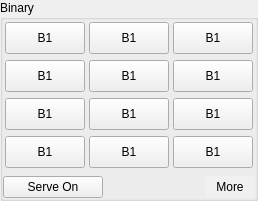
          <widget class="QGroupBox" name="groupBox_3">
           <property name="title">
            <string>Binary</string>
           </property>
           <layout class="QVBoxLayout" name="verticalLayout">
            <property name="leftMargin">
             <number>0</number>
            </property>
            <property name="topMargin">
             <number>0</number>
            </property>
            <property name="rightMargin">
             <number>0</number>
            </property>
            <property name="bottomMargin">
             <number>0</number>
            </property>
            <item>
             <widget class="QWidget" name="bGroup" native="true">
              <property name="sizePolicy">
               <sizepolicy hsizetype="Preferred" vsizetype="Expanding">
                <horstretch>0</horstretch>
                <verstretch>0</verstretch>
               </sizepolicy>
              </property>
              <layout class="QGridLayout" name="gridLayout_4">
               <property name="leftMargin">
                <number>2</number>
               </property>
               <property name="topMargin">
                <number>2</number>
               </property>
               <property name="rightMargin">
                <number>2</number>
               </property>
               <property name="bottomMargin">
                <number>2</number>
               </property>
               <property name="horizontalSpacing">
                <number>4</number>
               </property>
               <item row="1" column="2">
                <widget class="QPushButton" name="b6">
                 <property name="sizePolicy">
                  <sizepolicy hsizetype="Minimum" vsizetype="Expanding">
                   <horstretch>0</horstretch>
                   <verstretch>0</verstretch>
                  </sizepolicy>
                 </property>
                 <property name="minimumSize">
                  <size>
                   <width>0</width>
                   <height>32</height>
                  </size>
                 </property>
                 <property name="maximumSize">
                  <size>
                   <width>16777215</width>
                   <height>48</height>
                  </size>
                 </property>
                 <property name="text">
                  <string>B1</string>
                 </property>
                 <attribute name="buttonGroup">
                  <string notr="true">shortcutGroup</string>
                 </attribute>
                </widget>
               </item>
               <item row="1" column="1">
                <widget class="QPushButton" name="b5">
                 <property name="sizePolicy">
                  <sizepolicy hsizetype="Minimum" vsizetype="Expanding">
                   <horstretch>0</horstretch>
                   <verstretch>0</verstretch>
                  </sizepolicy>
                 </property>
                 <property name="minimumSize">
                  <size>
                   <width>0</width>
                   <height>32</height>
                  </size>
                 </property>
                 <property name="maximumSize">
                  <size>
                   <width>16777215</width>
                   <height>48</height>
                  </size>
                 </property>
                 <property name="text">
                  <string>B1</string>
                 </property>
                 <attribute name="buttonGroup">
                  <string notr="true">shortcutGroup</string>
                 </attribute>
                </widget>
               </item>
               <item row="3" column="2">
                <widget class="QPushButton" name="b12">
                 <property name="sizePolicy">
                  <sizepolicy hsizetype="Minimum" vsizetype="Expanding">
                   <horstretch>0</horstretch>
                   <verstretch>0</verstretch>
                  </sizepolicy>
                 </property>
                 <property name="minimumSize">
                  <size>
                   <width>0</width>
                   <height>32</height>
                  </size>
                 </property>
                 <property name="maximumSize">
                  <size>
                   <width>16777215</width>
                   <height>48</height>
                  </size>
                 </property>
                 <property name="text">
                  <string>B1</string>
                 </property>
                 <attribute name="buttonGroup">
                  <string notr="true">shortcutGroup</string>
                 </attribute>
                </widget>
               </item>
               <item row="2" column="1">
                <widget class="QPushButton" name="b8">
                 <property name="sizePolicy">
                  <sizepolicy hsizetype="Minimum" vsizetype="Expanding">
                   <horstretch>0</horstretch>
                   <verstretch>0</verstretch>
                  </sizepolicy>
                 </property>
                 <property name="minimumSize">
                  <size>
                   <width>0</width>
                   <height>32</height>
                  </size>
                 </property>
                 <property name="maximumSize">
                  <size>
                   <width>16777215</width>
                   <height>48</height>
                  </size>
                 </property>
                 <property name="text">
                  <string>B1</string>
                 </property>
                 <attribute name="buttonGroup">
                  <string notr="true">shortcutGroup</string>
                 </attribute>
                </widget>
               </item>
               <item row="1" column="0">
                <widget class="QPushButton" name="b4">
                 <property name="sizePolicy">
                  <sizepolicy hsizetype="Minimum" vsizetype="Expanding">
                   <horstretch>0</horstretch>
                   <verstretch>0</verstretch>
                  </sizepolicy>
                 </property>
                 <property name="minimumSize">
                  <size>
                   <width>0</width>
                   <height>32</height>
                  </size>
                 </property>
                 <property name="maximumSize">
                  <size>
                   <width>16777215</width>
                   <height>48</height>
                  </size>
                 </property>
                 <property name="text">
                  <string>B1</string>
                 </property>
                 <attribute name="buttonGroup">
                  <string notr="true">shortcutGroup</string>
                 </attribute>
                </widget>
               </item>
               <item row="3" column="0">
                <widget class="QPushButton" name="b10">
                 <property name="sizePolicy">
                  <sizepolicy hsizetype="Minimum" vsizetype="Expanding">
                   <horstretch>0</horstretch>
                   <verstretch>0</verstretch>
                  </sizepolicy>
                 </property>
                 <property name="minimumSize">
                  <size>
                   <width>0</width>
                   <height>32</height>
                  </size>
                 </property>
                 <property name="maximumSize">
                  <size>
                   <width>16777215</width>
                   <height>48</height>
                  </size>
                 </property>
                 <property name="text">
                  <string>B1</string>
                 </property>
                 <attribute name="buttonGroup">
                  <string notr="true">shortcutGroup</string>
                 </attribute>
                </widget>
               </item>
               <item row="2" column="0">
                <widget class="QPushButton" name="b7">
                 <property name="sizePolicy">
                  <sizepolicy hsizetype="Minimum" vsizetype="Expanding">
                   <horstretch>0</horstretch>
                   <verstretch>0</verstretch>
                  </sizepolicy>
                 </property>
                 <property name="minimumSize">
                  <size>
                   <width>0</width>
                   <height>32</height>
                  </size>
                 </property>
                 <property name="maximumSize">
                  <size>
                   <width>16777215</width>
                   <height>48</height>
                  </size>
                 </property>
                 <property name="text">
                  <string>B1</string>
                 </property>
                 <attribute name="buttonGroup">
                  <string notr="true">shortcutGroup</string>
                 </attribute>
                </widget>
               </item>
               <item row="2" column="2">
                <widget class="QPushButton" name="b9">
                 <property name="sizePolicy">
                  <sizepolicy hsizetype="Minimum" vsizetype="Expanding">
                   <horstretch>0</horstretch>
                   <verstretch>0</verstretch>
                  </sizepolicy>
                 </property>
                 <property name="minimumSize">
                  <size>
                   <width>0</width>
                   <height>32</height>
                  </size>
                 </property>
                 <property name="maximumSize">
                  <size>
                   <width>16777215</width>
                   <height>48</height>
                  </size>
                 </property>
                 <property name="text">
                  <string>B1</string>
                 </property>
                 <attribute name="buttonGroup">
                  <string notr="true">shortcutGroup</string>
                 </attribute>
                </widget>
               </item>
               <item row="0" column="0">
                <widget class="QPushButton" name="b1">
                 <property name="sizePolicy">
                  <sizepolicy hsizetype="Minimum" vsizetype="Expanding">
                   <horstretch>0</horstretch>
                   <verstretch>0</verstretch>
                  </sizepolicy>
                 </property>
                 <property name="minimumSize">
                  <size>
                   <width>0</width>
                   <height>32</height>
                  </size>
                 </property>
                 <property name="maximumSize">
                  <size>
                   <width>16777215</width>
                   <height>48</height>
                  </size>
                 </property>
                 <property name="text">
                  <string>B1</string>
                 </property>
                 <attribute name="buttonGroup">
                  <string notr="true">shortcutGroup</string>
                 </attribute>
                </widget>
               </item>
               <item row="3" column="1">
                <widget class="QPushButton" name="b11">
                 <property name="sizePolicy">
                  <sizepolicy hsizetype="Minimum" vsizetype="Expanding">
                   <horstretch>0</horstretch>
                   <verstretch>0</verstretch>
                  </sizepolicy>
                 </property>
                 <property name="minimumSize">
                  <size>
                   <width>0</width>
                   <height>32</height>
                  </size>
                 </property>
                 <property name="maximumSize">
                  <size>
                   <width>16777215</width>
                   <height>48</height>
                  </size>
                 </property>
                 <property name="text">
                  <string>B1</string>
                 </property>
                 <attribute name="buttonGroup">
                  <string notr="true">shortcutGroup</string>
                 </attribute>
                </widget>
               </item>
               <item row="0" column="2">
                <widget class="QPushButton" name="b3">
                 <property name="sizePolicy">
                  <sizepolicy hsizetype="Minimum" vsizetype="Expanding">
                   <horstretch>0</horstretch>
                   <verstretch>0</verstretch>
                  </sizepolicy>
                 </property>
                 <property name="minimumSize">
                  <size>
                   <width>0</width>
                   <height>32</height>
                  </size>
                 </property>
                 <property name="maximumSize">
                  <size>
                   <width>16777215</width>
                   <height>48</height>
                  </size>
                 </property>
                 <property name="text">
                  <string>B1</string>
                 </property>
                 <attribute name="buttonGroup">
                  <string notr="true">shortcutGroup</string>
                 </attribute>
                </widget>
               </item>
               <item row="0" column="1">
                <widget class="QPushButton" name="b2">
                 <property name="sizePolicy">
                  <sizepolicy hsizetype="Minimum" vsizetype="Expanding">
                   <horstretch>0</horstretch>
                   <verstretch>0</verstretch>
                  </sizepolicy>
                 </property>
                 <property name="minimumSize">
                  <size>
                   <width>0</width>
                   <height>32</height>
                  </size>
                 </property>
                 <property name="maximumSize">
                  <size>
                   <width>16777215</width>
                   <height>48</height>
                  </size>
                 </property>
                 <property name="text">
                  <string>B1</string>
                 </property>
                 <attribute name="buttonGroup">
                  <string notr="true">shortcutGroup</string>
                 </attribute>
                </widget>
               </item>
              </layout>
             </widget>
            </item>
            <item>
             <layout class="QHBoxLayout" name="horizontalLayout_2">
              <item>
               <widget class="QPushButton" name="serveControl">
                <property name="sizePolicy">
                 <sizepolicy hsizetype="Minimum" vsizetype="Preferred">
                  <horstretch>0</horstretch>
                  <verstretch>0</verstretch>
                 </sizepolicy>
                </property>
                <property name="minimumSize">
                 <size>
                  <width>100</width>
                  <height>0</height>
                 </size>
                </property>
                <property name="text">
                 <string>Serve On</string>
                </property>
                <property name="checkable">
                 <bool>true</bool>
                </property>
               </widget>
              </item>
              <item>
               <spacer name="horizontalSpacer">
                <property name="orientation">
                 <enum>Qt::Horizontal</enum>
                </property>
                <property name="sizeHint" stdset="0">
                 <size>
                  <width>40</width>
                  <height>20</height>
                 </size>
                </property>
               </spacer>
              </item>
              <item>
               <widget class="QPushButton" name="showMore">
                <property name="sizePolicy">
                 <sizepolicy hsizetype="Minimum" vsizetype="Expanding">
                  <horstretch>0</horstretch>
                  <verstretch>0</verstretch>
                 </sizepolicy>
                </property>
                <property name="minimumSize">
                 <size>
                  <width>50</width>
                  <height>0</height>
                 </size>
                </property>
                <property name="maximumSize">
                 <size>
                  <width>16777215</width>
                  <height>32</height>
                 </size>
                </property>
                <property name="styleSheet">
                 <string notr="true">#showMore{
background-color: rgb(240,240,240);
border-style: none;
}
#showMore:pressed{
     background-color: rgba(62, 113, 255, 255);
     color:white;
}</string>
                </property>
                <property name="text">
                 <string>More</string>
                </property>
               </widget>
              </item>
             </layout>
            </item>
           </layout>
          </widget>
